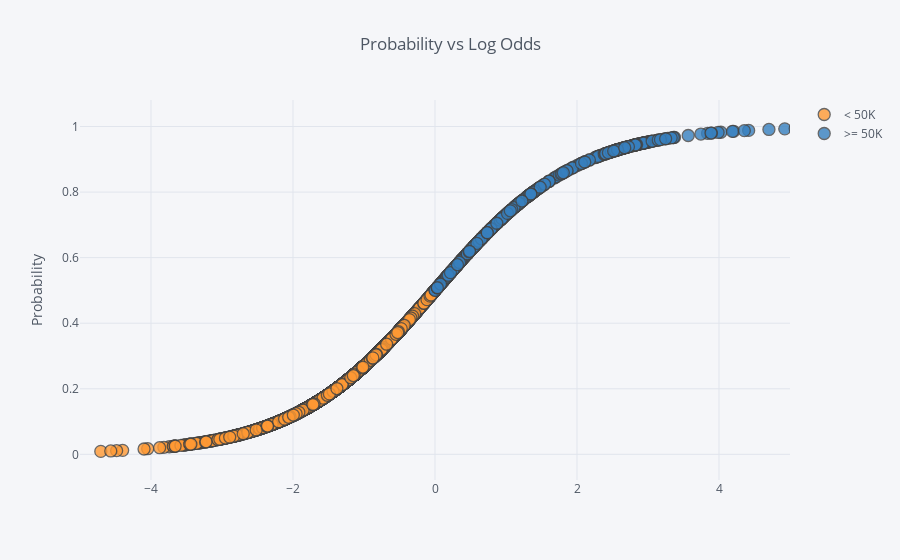

The notebook cell saved with this chart:
### Code cell
yhat.iplot(x='log_odds', y='probability', 
           yTitle='Probability', xrange=(-5, 5),
           title='Probability vs Log Odds', categories='classes')

### Figure 1 — Plotly figure (JSON) as saved in the notebook; plotly's stock layout.template omitted (floating-point values rounded to 4 significant figures; data arrays with more than 128 entries replaced by an {"elided": "..."} marker saying what was removed)
{"data": [{"marker": {"color": "rgba(255, 153, 51, 1.0)", "line": {"width": 1.3}, "opacity": 0.8, "size": 12, "symbol": "circle"}, "mode": "markers", "name": "< 50K", "textfont": {"color": "#4D5663"}, "type": "scatter", "uid": "88fe0868-ed6c-4468-b21b-9c8594b50460", "x": {"elided": "12301 float values"}, "y": {"elided": "12301 float values"}}, {"marker": {"color": "rgba(55, 128, 191, 1.0)", "line": {"width": 1.3}, "opacity": 0.8, "size": 12, "symbol": "circle"}, "mode": "markers", "name": ">= 50K", "textfont": {"color": "#4D5663"}, "type": "scatter", "uid": "a77fa639-2a83-4fc8-84a2-a9b2f3e4a36c", "x": {"elided": "724 float values"}, "y": {"elided": "724 float values"}}], "layout": {"legend": {"bgcolor": "#F5F6F9", "font": {"color": "#4D5663"}}, "paper_bgcolor": "#F5F6F9", "plot_bgcolor": "#F5F6F9", "title": {"font": {"color": "#4D5663"}, "text": "Probability vs Log Odds"}, "xaxis": {"gridcolor": "#E1E5ED", "range": [-5, 5], "showgrid": true, "tickfont": {"color": "#4D5663"}, "title": {"font": {"color": "#4D5663"}, "text": ""}, "zerolinecolor": "#E1E5ED"}, "yaxis": {"gridcolor": "#E1E5ED", "showgrid": true, "tickfont": {"color": "#4D5663"}, "title": {"font": {"color": "#4D5663"}, "text": "Probability"}, "zerolinecolor": "#E1E5ED"}}}
